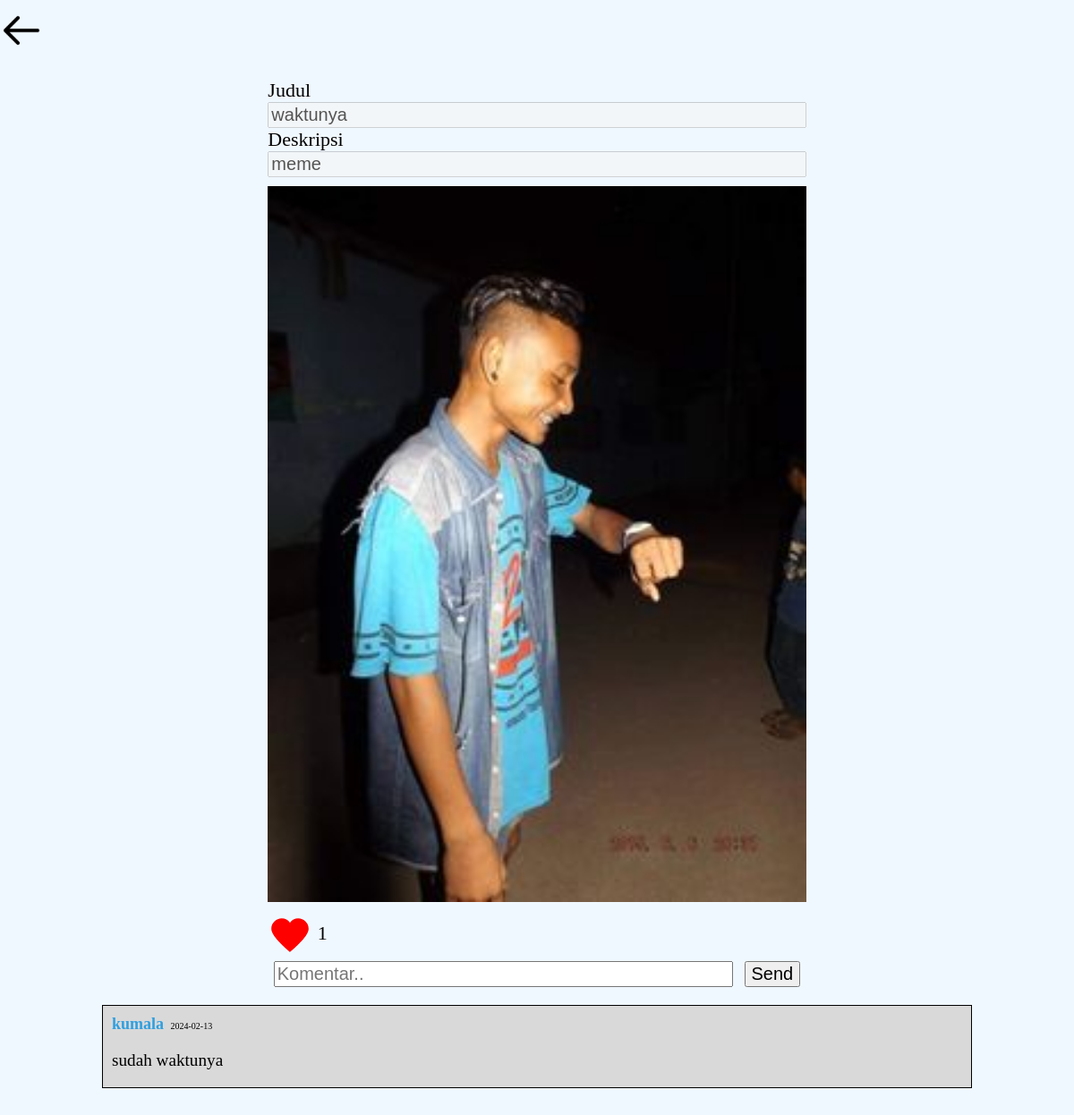
Screenshot of /komentar.php?fotoid=7 (signed in) with the database file from the repository.
### tables this page shows
CREATE TABLE `foto` (
  `fotoid` int(11) NOT NULL,
  `judulfoto` varchar(255) NOT NULL,
  `deskripsifoto` text NOT NULL,
  `tanggalunggah` date NOT NULL,
  `lokasifile` varchar(255) NOT NULL,
  `albumid` int(11) NOT NULL,
  `userid` int(11) NOT NULL
);

CREATE TABLE `komentarfoto` (
  `komentarid` int(11) NOT NULL,
  `fotoid` int(11) NOT NULL,
  `userid` int(11) NOT NULL,
  `isikomentar` text NOT NULL,
  `tanggalkomentar` date NOT NULL
);

CREATE TABLE `user` (
  `userid` int(11) NOT NULL,
  `username` varchar(255) NOT NULL,
  `password` varchar(255) NOT NULL,
  `email` varchar(255) NOT NULL,
  `namalengkap` varchar(255) NOT NULL,
  `alamat` text NOT NULL
);

### komentar.php (the view, shortened to what this page needs)
<!DOCTYPE html>
<html lang="en">
<head>
</head>
<body>
    <a href="index.php?"><img class="kiri" src="gambar/kanan.png" alt=""></a>
    <div class="container">
        <div class="item1 nav">
            <form action="tambah_komentar.php" method="post">
                <?php
                include "koneksi.php";
                $fotoid = $_GET['fotoid'];
                $sql = mysqli_query($conn, "select * from foto where fotoid='$fotoid'");
                while ($data = mysqli_fetch_array($sql)) {
                    ?>
                    <div class="luarnav">
                        <div class="isinav">
                            <label>Judul</label>
                            <input class="input1" type="text" disabled name="judulfoto" value="<?= $data['judulfoto'] ?>">
                            <label>Deskripsi</label>
                            <input class="input1" type="text" disabled name="deskripsifoto"
                                value="<?= $data['deskripsifoto'] ?>">
                            <div class="gambar">
                                <img src="gambar/<?= $data['lokasifile'] ?>" width="200px">
                            </div>
                            <label class="containerlove">
                                <a href="like.php?fotoid=<?= $data['fotoid'] ?> "><input type="checkbox">
                                    <svg id=" Layer_1" version="1.0" viewBox="0 0 24 24" xml:space="preserve"
                                        xmlns="http://www.w3.org/2000/svg" xmlns:xlink="http://www.w3.org/1999/xlink">
                                        <path
                                            d="M16.4,4C14.6,4,13,4.9,12,6.3C11,4.9,9.4,4,7.6,4C4.5,4,2,6.5,2,9.6C2,14,12,22,12,22s10-8,10-12.4C22,6.5,19.5,4,16.4,4z">
                                        </path>
                                    </svg>
                                    <?php
                                    $fotoid = $data['fotoid'];
                                    $sql2 = mysqli_query($conn, "select * from likefoto where fotoid='$fotoid'");
                                    echo mysqli_num_rows($sql2);
                                    ?>
                                </a>
                            </label>
                            <div class="isiinput">
                                <input class="input2" type="text" placeholder="Komentar.." name="isikomentar">
                                <input class="input3" type="submit" value="Send">
                            </div>
                        </div>
                    </div>
                    <?php
                }
                ?>
            </form>
        </div>
        <div class="item2 about">
            <?php
               $fotoid = $_GET['fotoid'];
               $sql = mysqli_query($conn, "SELECT * FROM komentarfoto INNER JOIN user ON komentarfoto.userid = user.userid WHERE komentarfoto.fotoid = '$fotoid'");
               while ($data = mysqli_fetch_array($sql)) {
                ?>
                <div class="isiabout">
                     <p><b><?= $data['namalengkap'] ?></b> &nbsp; <?= $data['tanggalkomentar'] ?></p>
                    <p class="komen"> <?= $data['isikomentar'] ?></p>
                </div>
                <?php
            }
            ?>
        </div>
    </div>
</body>
</html>

### komentar.php (style rules this page uses)
html, body { margin: 0; padding: 0; background-color: aliceblue; }
.container { width: 100%; display: grid; grid-template-columns: repeat(auto-fit, 1fr); grid-template-areas: 'nav nav nav' 'header header header' 'about about about' 'gallery gallery gallery' 'contact contact contact' 'footer footer footer'; }
@media screen and (min-width: 667px) { .container { grid-template-areas: 'nav nav nav' 'header header header' 'about about about' 'gallery gallery gallery' 'contact contact contact' 'footer footer footer'; } }
.nav { grid-area: nav; background-color: aliceblue; }
.gambar { display: flex; justify-content: center; }
label { font-size: 22px; }
.isiinput { display: flex; justify-content: space-around; }
.isiinput .input3 { font-size: 20px; }
.isiinput .input2 { width: 84%; font-size: 20px; }
.input1 { font-size: 20px; }
.item1 { padding: 20px 10px 20px 10px; box-sizing: border-box; }
img { width: 100%; height: 800px; display: block; padding: 10px 0px 10px 0px; }
.isinav { display: flex; flex-direction: column; }
.luarnav { display: flex; justify-content: center; }
.containerlove a { text-decoration: none; color: black; }
.containerlove { display: block; position: relative; cursor: pointer; user-select: none; text-decoration: none; padding: 0px 0px 18px 0px; }
.containerlove a svg { position: relative; top: 0; left: 0; height: 50px; width: 50px; transition: all 0.3s; fill: red; margin: 0px 0px -18px 0px; }
.item2 { width: 100%; background-color: rgb(138, 209, 254); display: flex; justify-content: center; align-items: center; box-sizing: border-box; flex-direction: column; }
.about { grid-area: about; background-color: aliceblue; }
.isiabout { border: 1px solid black; width: 80%; margin: 0px 0px 30px 0px; padding: 0px 0px 0px 10px ; background-color: #D9D9D9; }
.isiabout b { font-size: 18px; color: #2F9FDF; }
.isiabout p { font-size: 10px; }
.item2 .isiabout .komen { font-size: 1.2rem; }
.kiri { width: 48px; height: auto; }

### rows the page displays
foto: judulfoto "waktunya", deskripsifoto "meme", lokasifile (picture), mysqli_num_rows($sql2) "1"
komentarfoto: userid.namalengkap "kumala", tanggalkomentar "2024-02-13", isikomentar "sudah waktunya"
